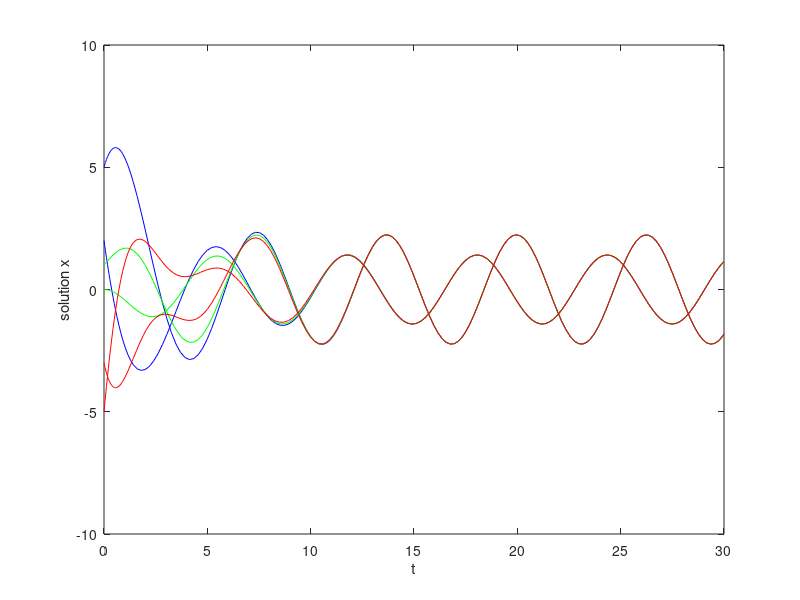

Write MATLAB code to recreate this figure. (Note: this script raises an error after producing the figure.)
% written by Jiannan Jiang
% Visualize solutions of x'' + b*x' + k*x = cos(omega*t)

% By writing the ODE with a system of first order ODE,
%   x' = 0*x + 1*x'
%   x''= -k*x - b*x' + cos(omega*t)
% This ODE is a linear system with A = [0 1;-k -b]

close all;clear;clc;
tspan = [0 30];
A = [0 1;-1 -1];
omega = 1;
x0 = [5 2];
ode = @(t,x) A*x+cos(omega*t);
[t,x] = ode45(ode, tspan, x0);
% Plot solution
plot(t,x,'color','b')
xlabel('t')
ylabel('solution x')
ylim([-10 10])    

pause;
hold on;
x0 = [1 0];
ode = @(t,x) A*x+cos(omega*t);
[t,x] = ode45(ode, tspan, x0);
% Plot solution
plot(t,x,'color','g')
xlabel('t')
ylabel('solution x')
ylim([-10 10])    

pause;
hold on;
x0 = [-3 -5];
ode = @(t,x) A*x+cos(omega*t);
[t,x] = ode45(ode, tspan, x0);
% Plot solution
plot(t,x,'color','r')
xlabel('t')
ylabel('solution x')
ylim([-10 10])    
title('For any initial conditions,',' the solutions will approach the periodic solutions given enough time.','interpreter','latex')

